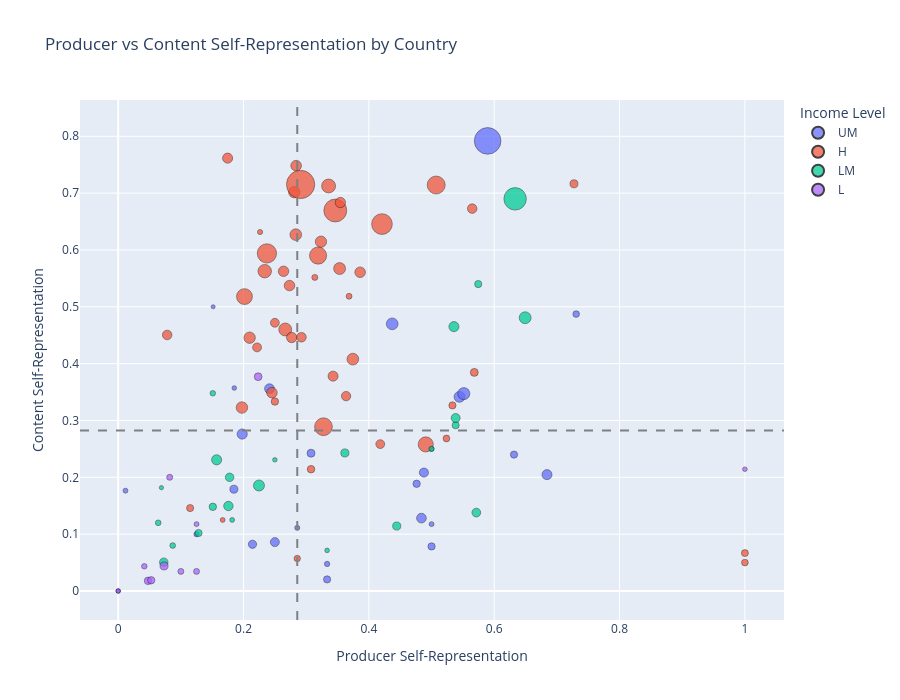

The cell this chart's notebook holds for it:
### Code cell
import plotly.express as px

interactive_df = country_compare[country_compare["content_count"] >= 10].copy()
interactive_df["bubble_size"] = (interactive_df["content_count"] ** 0.7) * 4

x_med = interactive_df["producer_self"].median()
y_med = interactive_df["content_self"].median()

fig = px.scatter(
    interactive_df,
    x="producer_self",
    y="content_self",
    size="bubble_size",
    color="income" if "income" in interactive_df.columns else None,
    hover_name="country",
    hover_data={
        "producer_self": ':.3f',
        "content_self": ':.3f',
        "producer_count": True,
        "content_count": True,
        "bubble_size": False
    },
    title="Producer vs Content Self-Representation by Country",
    labels={
        "producer_self": "Producer Self-Representation",
        "content_self": "Content Self-Representation",
        "income": "Income Level"
    }
)

fig.add_vline(x=x_med, line_dash="dash", line_color="gray")
fig.add_hline(y=y_med, line_dash="dash", line_color="gray")

fig.update_traces(
    marker=dict(
        line=dict(width=0.5, color="black"),
        opacity=0.75
    )
)

fig.update_layout(width=900, height=700)
fig.show()

### Figure 1 — Plotly figure (JSON) as saved in the notebook; plotly's stock layout.template omitted (floating-point values rounded to 4 significant figures; data arrays with more than 128 entries replaced by an {"elided": "..."} marker saying what was removed)
{"data": [{"customdata": [[16, 20, 32.57], [32, 93, 95.5], [65, 67, 75.91], [4, 17, 29.07], [3, 21, 33.7], [215, 200, 163.2], [2782, 2071, 838.3], [21, 53, 64.42], [8, 16, 27.86], [258, 17, 29.07], [31, 117, 112.1], [101, 161, 140.2], [28, 73, 80.61], [26, 39, 51.98], [3, 49, 60.98], [8, 51, 62.71], [187, 134, 123.3], [1, 12, 22.78], [33, 10, 20.05], [27, 14, 25.37], [7, 18, 30.25], [19, 50, 61.85], [52, 66, 75.12], [174, 118, 112.8], [41, 96, 97.64], [136, 216, 172.3], [38, 127, 118.8]], "hovertemplate": "<b>%{hovertext}</b><br><br>Income Level=UM<br>Producer Self-Representation=%{x:.3f}<br>Content Self-Representation=%{y:.3f}<br>producer_count=%{customdata[0]}<br>content_count=%{customdata[1]}<extra></extra>", "hovertext": ["Albania", "Algeria", "Argentina", "Armenia", "Bosnia and Herzegovina", "Brazil", "China", "Colombia", "Ecuador", "Georgia", "Indonesia", "Iran", "Iraq", "Kazakhstan", "Libya", "Malaysia", "Mexico", "Moldova", "Mongolia", "North Macedonia", "Paraguay", "Peru", "Serbia", "South Africa", "Thailand", "Turkey", "Ukraine"], "legendgroup": "UM", "marker": {"color": "#636efa", "line": {"color": "black", "width": 0.5}, "opacity": 0.75, "size": [32.57, 95.5, 75.91, 29.07, 33.7, 163.2, 838.3, 64.42, 27.86, 29.07, 112.1, 140.2, 80.61, 51.98, 60.98, 62.71, 123.3, 22.78, 20.05, 25.37, 30.25, 61.85, 75.12, 112.8, 97.64, 172.3, 118.8], "sizemode": "area", "sizeref": 2.361, "symbol": "circle"}, "mode": "markers", "name": "UM", "orientation": "v", "showlegend": true, "type": "scatter", "x": [0.125, 0.25, 0.1846, 0.5, 0.3333, 0.4372, 0.5895, 0.4762, 0.5, 0.01163, 0.4839, 0.5446, 0.2143, 0.7308, 0.3333, 0.5, 0.1979, 0, 0.1515, 0.1852, 0.2857, 0.6316, 0.3077, 0.2414, 0.4878, 0.5515, 0.6842], "xaxis": "x", "y": [0.1, 0.08602, 0.1791, 0.1176, 0.04762, 0.47, 0.7919, 0.1887, 0.25, 0.1765, 0.1282, 0.3416, 0.08219, 0.4872, 0.02041, 0.07843, 0.2761, 0, 0.5, 0.3571, 0.1111, 0.24, 0.2424, 0.3559, 0.2083, 0.3472, 0.2047], "yaxis": "y"}, {"customdata": {"elided": "49x3 float values"}, "hovertemplate": "<b>%{hovertext}</b><br><br>Income Level=H<br>Producer Self-Representation=%{x:.3f}<br>Content Self-Representation=%{y:.3f}<br>producer_count=%{customdata[0]}<br>content_count=%{customdata[1]}<extra></extra>", "hovertext": ["Australia", "Austria", "Bahrain", "Belgium", "Bulgaria", "Canada", "Chile", "Costa Rica", "Croatia", "Czechia", "Denmark", "Estonia", "Finland", "France", "Germany", "Greece", "Hungary", "Iceland", "Ireland", "Israel", "Italy", "Japan", "Kuwait", "Latvia", "Lithuania", "Luxembourg", "Malta", "Netherlands", "New Zealand", "Norway", "Oman", "Poland", "Portugal", "Qatar", "Romania", "Russia", "Saudi Arabia", "Singapore", "Slovakia", "Slovenia", "South Korea", "Spain", "Sweden", "Switzerland", "Taiwan", "United Arab Emirates", "United Kingdom", "United States", "Uruguay"], "legendgroup": "H", "marker": {"color": "#EF553B", "line": {"color": "black", "width": 0.5}, "opacity": 0.75, "size": [197.7, 92.6, 48.18, 151.0, 118.8, 298.2, 53.83, 27.86, 104.0, 167.8, 159.2, 74.32, 131.6, 507.1, 620.0, 126.5, 92.6, 75.91, 129.7, 126.5, 347.2, 381.3, 57.45, 60.98, 60.11, 42.24, 40.18, 214.3, 66.96, 108.8, 52.91, 163.8, 156.9, 120.7, 132.2, 270.2, 132.8, 134.1, 65.27, 94.06, 230.3, 374.1, 154.0, 152.2, 107.4, 108.1, 440.1, 944.3, 31.42], "sizemode": "area", "sizeref": 2.361, "symbol": "circle"}, "mode": "markers", "name": "H", "orientation": "v", "showlegend": true, "type": "scatter", "x": [0.2665, 0.25, 0.2857, 0.3235, 0.3429, 0.2015, 0.5238, 0.1667, 0.3636, 0.3533, 0.2834, 0.5682, 0.2734, 0.4209, 0.3464, 0.2768, 0.4182, 0.7273, 0.2638, 0.3545, 0.3189, 0.5074, 1, 0.5333, 0.1148, 0.3137, 0.3684, 0.2338, 0.3077, 0.2924, 1, 0.3744, 0.1974, 0.1746, 0.386, 0.4907, 0.2453, 0.2839, 0.25, 0.2216, 0.3357, 0.3276, 0.2097, 0.281, 0.5649, 0.07812, 0.2373, 0.2911, 0.2264], "xaxis": "x", "y": [0.4601, 0.4719, 0.05714, 0.6145, 0.378, 0.518, 0.2683, 0.125, 0.3429, 0.5673, 0.6269, 0.3846, 0.5374, 0.6455, 0.6694, 0.446, 0.2584, 0.7164, 0.5625, 0.6835, 0.5901, 0.7143, 0.06667, 0.3265, 0.1458, 0.5517, 0.5185, 0.5627, 0.2143, 0.4464, 0.05, 0.408, 0.3228, 0.7615, 0.5608, 0.2579, 0.349, 0.7483, 0.3333, 0.4286, 0.7125, 0.289, 0.4457, 0.7017, 0.6727, 0.4505, 0.5939, 0.7153, 0.6316], "yaxis": "y"}, {"customdata": [[154, 208, 167.8], [3, 14, 25.37], [23, 25, 38.07], [138, 167, 143.9], [39, 49, 60.98], [1391, 1277, 597.6], [90, 80, 85.95], [53, 54, 65.27], [18, 70, 78.28], [47, 25, 38.07], [91, 107, 105.3], [11, 16, 27.86], [29, 11, 21.43], [26, 48, 60.11], [191, 130, 120.7], [52, 92, 94.78], [55, 79, 85.19], [47, 70, 78.28], [53, 23, 35.91], [47, 50, 61.85], [21, 87, 91.14], [10, 20, 32.57], [112, 129, 120.1], [12, 13, 24.09]], "hovertemplate": "<b>%{hovertext}</b><br><br>Income Level=LM<br>Producer Self-Representation=%{x:.3f}<br>Content Self-Representation=%{y:.3f}<br>producer_count=%{customdata[0]}<br>content_count=%{customdata[1]}<extra></extra>", "hovertext": ["Bangladesh", "Benin", "Cameroon", "Egypt", "Ghana", "India", "Jordan", "Kenya", "Lebanon", "Mauritania", "Morocco", "Myanmar", "Namibia", "Nepal", "Nigeria", "Pakistan", "Palestine", "Philippines", "Senegal", "Sri Lanka", "Tunisia", "Uzbekistan", "Vietnam", "Zambia"], "legendgroup": "LM", "marker": {"color": "#00cc96", "line": {"color": "black", "width": 0.5}, "opacity": 0.75, "size": [167.8, 25.37, 38.07, 143.9, 60.98, 597.6, 85.95, 65.27, 78.28, 38.07, 105.3, 27.86, 21.43, 60.11, 120.7, 94.78, 85.19, 78.28, 35.91, 61.85, 91.14, 32.57, 120.1, 24.09], "sizemode": "area", "sizeref": 2.361, "symbol": "circle"}, "mode": "markers", "name": "LM", "orientation": "v", "showlegend": true, "type": "scatter", "x": [0.6494, 0.3333, 0.08696, 0.2246, 0.1282, 0.6334, 0.1778, 0.1509, 0.4444, 0.06383, 0.1758, 0.1818, 0.06897, 0.5385, 0.1571, 0.5385, 0.07273, 0.3617, 0.1509, 0.5745, 0.5714, 0.5, 0.5357, 0.25], "xaxis": "x", "y": [0.4808, 0.07143, 0.08, 0.1856, 0.102, 0.6899, 0.2, 0.1481, 0.1143, 0.12, 0.1495, 0.125, 0.1818, 0.2917, 0.2308, 0.3043, 0.05063, 0.2429, 0.3478, 0.54, 0.1379, 0.25, 0.4651, 0.2308], "yaxis": "y"}, {"customdata": [[1, 10, 20.05], [103, 61, 71.09], [24, 23, 35.91], [3, 14, 25.37], [64, 13, 24.09], [10, 29, 42.24], [8, 29, 42.24], [21, 56, 66.96], [41, 68, 76.7], [16, 17, 29.07], [73, 30, 43.26], [19, 53, 64.42]], "hovertemplate": "<b>%{hovertext}</b><br><br>Income Level=L<br>Producer Self-Representation=%{x:.3f}<br>Content Self-Representation=%{y:.3f}<br>producer_count=%{customdata[0]}<br>content_count=%{customdata[1]}<extra></extra>", "hovertext": ["Burkina Faso", "Ethiopia", "Mali", "Mozambique", "Niger", "Rwanda", "Somalia", "Sudan", "Syria", "Togo", "Uganda", "Yemen"], "legendgroup": "L", "marker": {"color": "#ab63fa", "line": {"color": "black", "width": 0.5}, "opacity": 0.75, "size": [20.05, 71.09, 35.91, 25.37, 24.09, 42.24, 42.24, 66.96, 76.7, 29.07, 43.26, 64.42], "sizemode": "area", "sizeref": 2.361, "symbol": "circle"}, "mode": "markers", "name": "L", "orientation": "v", "showlegend": true, "type": "scatter", "x": [0, 0.2233, 0.04167, 1, 0, 0.1, 0.125, 0.04762, 0.07317, 0.125, 0.08219, 0.05263], "xaxis": "x", "y": [0, 0.377, 0.04348, 0.2143, 0, 0.03448, 0.03448, 0.01786, 0.04412, 0.1176, 0.2, 0.01887], "yaxis": "y"}], "layout": {"height": 700, "legend": {"itemsizing": "constant", "title": {"text": "Income Level"}, "tracegroupgap": 0}, "shapes": [{"line": {"color": "gray", "dash": "dash"}, "type": "line", "x0": 0.2857, "x1": 0.2857, "xref": "x", "y0": 0, "y1": 1, "yref": "y domain"}, {"line": {"color": "gray", "dash": "dash"}, "type": "line", "x0": 0, "x1": 1, "xref": "x domain", "y0": 0.2826, "y1": 0.2826, "yref": "y"}], "title": {"text": "Producer vs Content Self-Representation by Country"}, "width": 900, "xaxis": {"anchor": "y", "domain": [0, 1], "title": {"text": "Producer Self-Representation"}}, "yaxis": {"anchor": "x", "domain": [0, 1], "title": {"text": "Content Self-Representation"}}}}
